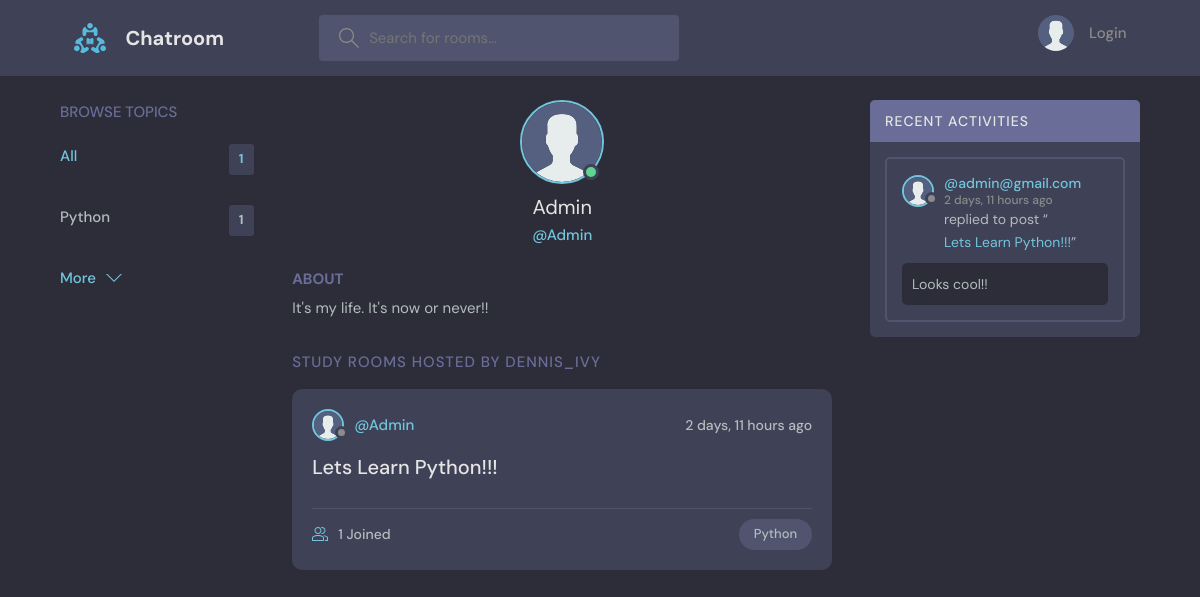
Page /profile/1/ on the earlier database version.
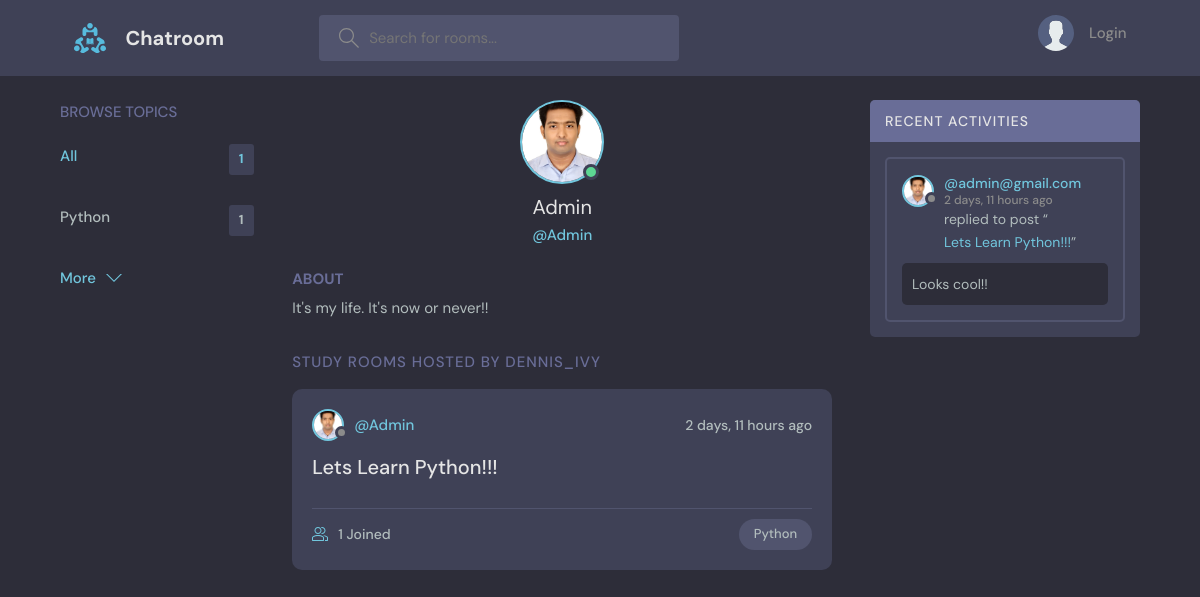
Same page on the later database version.
### base/models.py (models this page shows, shortened)
class Topic(models.Model):
    name = models.CharField(max_length=200)

class User(AbstractUser):
    name = models.CharField(max_length=200, null=True)
    email = models.EmailField(unique=True, null=True)
    bio = models.TextField(null=True)
    avatar = models.ImageField(null=True, default="avatar.svg")
    USERNAME_FIELD = 'email'
    REQUIRED_FIELDS = []

class Room(models.Model):
    host = models.ForeignKey(User, on_delete=models.SET_NULL, null=True)
    topic = models.ForeignKey(Topic, on_delete=models.SET_NULL, null=True)
    name= models.CharField(max_length=200) # Meaning this can't be blank
    description = models.TextField(null=True, blank=True)
    participants = models.ManyToManyField(User,related_name='participants', blank=True)
    updated = models.DateTimeField(auto_now=True)
    created = models.DateTimeField(auto_now_add=True)
    class Meta:
        ordering = ['-updated', '-created']
    def __str__(self):
        return self.name  #This will return name

class Message(models.Model):
     user = models.ForeignKey(User, on_delete=models.CASCADE)
     room = models.ForeignKey(Room, on_delete=models.CASCADE)
     body = models.TextField()
     updated = models.DateTimeField(auto_now=True)
     created = models.DateTimeField(auto_now_add=True)
     class Meta:
        ordering = ['-updated', '-created']
     def __str__(self):
         return self.body[0:50] # for the first 50 characters

### base/views.py (the view)
# urls.py: path('profile/<str:pk>/', views.userProfile, name="user-profile"),
def userProfile(request, pk):
    user = User.objects.get(id=pk)
    rooms = user.room_set.all()
    room_messages = user.message_set.all()
    topics = Topic.objects.all()
    context = {'user': user, 'rooms': rooms, 'room_messages': room_messages,
    'topics': topics}
    return render(request, 'base/profile.html', context)

### base/templates/base/profile.html (shortened to what this page needs)
{% extends 'main.html' %}
{% block content %}
<main class="profile-page layout layout--3">
  <div class="container">
    {% include 'base/topics_component.html' %}
    <div class="roomList">
      <div class="profile">
        <div class="profile__avatar">
          <div class="avatar avatar--large active">
            <img src="{{user.avatar.url}}" />
          </div>
        </div>
        <div class="profile__info">
          <h3>{{user.username}}</h3>
          <p>@{{user.username}}</p>
        </div>
        <div class="profile__about">
          <h3>About</h3>
          <p>
            {{user.bio}}
          </p>
        </div>
      </div>
      <div class="roomList__header">
        <div>
          <h2>Study Rooms Hosted by dennis_ivy</a>
          </h2>
        </div>
      </div>
      {% include 'base/feed_component.html' %}
    </div>
    {% include 'base/activity_component.html' %}
  </div>
</main>
{% endblock content %}

### templates/main.html (shortened to what this page needs)
<!DOCTYPE html>
{% load static %}
<html lang="en">
  <head>
    <link rel="stylesheet" href="{% static 'styles/style.css' %}" />
  </head>
  <body>
    {% include 'navbar.html' %}
    {% block content %}
    {% endblock %}
  </body>
</html>

### templates/navbar.html (shortened to what this page needs)
{% load static %}
<header class="header header--loggedIn">
    <div class="container">
      <a href="{% url 'home' %}" class="header__logo">
        <img src="{% static 'images/logo.svg' %}" />
        <h1>Chatroom</h1>
      </a>
      <form class="header__search" method="GET" action="{% url 'home' %}">
        <label>
          <input name="q" placeholder="Search for rooms..." />
        </label>
      </form>
      <nav class="header__menu">
        {% if request.user.is_authenticated %}
        <div class="header__user">
          <a href="{% url 'update-user' %}">
            <div class="avatar avatar--medium active">
              <img src="{{request.user.avatar.url}}" />
            </div>
            <p>{{request.user.username}}<span>@{{request.user.username}}</span></p>
          </a>
          <button class="dropdown-button">
            <svg version="1.1" xmlns="http://www.w3.org/2000/svg" width="32" height="32" viewBox="0 0 32 32">
              <title>chevron-down</title>
              <path d="M16 21l-13-13h-3l16 16 16-16h-3l-13 13z"></path>
            </svg>
          </button>
        </div>
        {% else %}
        <a href="{% url 'login' %}">
          <img src="{% static 'images/avatar.svg' %}" />
          <p>Login</p>
        </a>
        {% endif %}
      </nav>
    </div>
  </header>

### base/templates/base/topics_component.html
<div class="topics">
    <div class="topics__header">
      <h2>Browse Topics</h2>
    </div>
    <ul class="topics__list">
      <li>
        <a href="{% url 'home' %}" class="active">All <span>{{topics.count}}</span></a>
      </li>
      {% for topic in topics %}
      <li>
        <a href="{% url 'home' %}?q={{topic.name}}">{{topic.name}} <span>{{topic.room_set.all.count}}</span></a>
      </li>
      {% endfor %}
    </ul>
    <a class="btn btn--link" href="{% url 'topics' %}">
      More
      <svg version="1.1" xmlns="http://www.w3.org/2000/svg" width="32" height="32" viewBox="0 0 32 32">
        <title>chevron-down</title>
        <path d="M16 21l-13-13h-3l16 16 16-16h-3l-13 13z"></path>
      </svg>
    </a>
  </div>

### base/templates/base/feed_component.html (shortened to what this page needs)
{% for room in rooms %}
<div class="roomListRoom">
    <div class="roomListRoom__header">
      <a href="{% url 'user-profile' room.host.id %}" class="roomListRoom__author">
        <div class="avatar avatar--small">
          <img src="{{room.host.avatar.url}}" />
        </div>
        <span>@{{room.host.username}}</span>
      </a>
      <div class="roomListRoom__actions">
        <span>{{room.created|timesince}} ago</span>
      </div>
    </div>
    <div class="roomListRoom__content">
      <a href="{% url 'rooms' room.id %}">{{room.name}}</a>
    </div>
    <div class="roomListRoom__meta">
      <a href="{% url 'rooms' room.id %}" class="roomListRoom__joined">
        {{room.participants.all.count}} Joined
      </a>
      <p class="roomListRoom__topic">{{room.topic.name}}</p>
    </div>
  </div>
  {% endfor %}

### base/templates/base/activity_component.html (shortened to what this page needs)
<div class="activities">
    <div class="activities__header">
      <h2>Recent Activities</h2>
    </div>
    {% for message in room_messages %}
    <div class="activities__box">
      <div class="activities__boxHeader roomListRoom__header">
        <a href="{% url 'user-profile' message.user.id %}" class="roomListRoom__author">
          <div class="avatar avatar--small">
            <img src="{{message.user.avatar.url}}" />
          </div>
          <p>
            @{{message.user}}
            <span>{{message.created|timesince}} ago</span>
          </p>
        </a>
      </div>
      <div class="activities__boxContent">
        <p>replied to post “<a href="{% url 'rooms' message.room.id %}">{{message.room}}</a>”</p>
        <div class="activities__boxRoomContent">
          {{message.body}}
        </div>
      </div>
    </div>
    {% endfor %}
  </div>

Differences in the rows shown:
changed User "Admin": avatar: picture added in place of a placeholder
changed through a linked row, Room "Lets Learn Python!!!": host.avatar: picture added in place of a placeholder
changed through a linked row, Message "Looks cool!!": user.avatar: picture added in place of a placeholder
